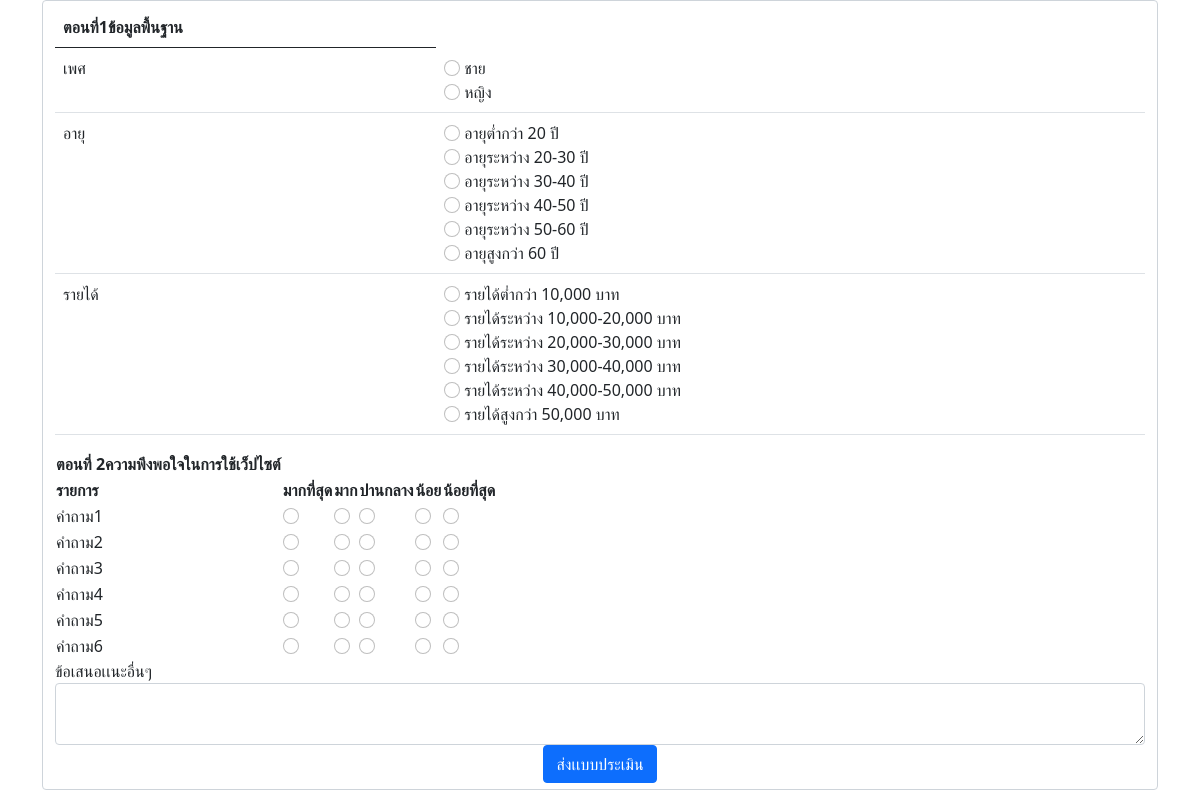
Page /testeva.php on the committed database.
### tables this page shows
CREATE TABLE `tb_question` (
  `id_question` int(11) NOT NULL,
  `question` varchar(50) NOT NULL
);

### testeva.php (the view, shortened to what this page needs)
<!DOCTYPE html>
<html lang="en">
<head>
    <?php include "head.php"; ?>
</head>
<body>
    <div class="container">
        <form class="form-control" method="post" action="testsave.php">
            <table class="table">
                <thead>
                    <tr>
                        <th scope="col"><b>ตอนที่1</b>ข้อมูลพื้นฐาน</th>
                    </tr>
                </thead>
                <tbody>
                    <tr>
                        <td>เพศ</td>
                        <td>
                            <div class="form-group">
                                <input class="form-check-input" type="radio" name="rdo_gender" value="ชาย" required>
                                <label class="form-check-label">ชาย</label>
                            </div>
                            <div class="form-group">
                                <input class="form-check-input" type="radio" name="rdo_gender" value="หญิง" required>
                                <label class="form-check-label">หญิง</label>
                            </div>
                        </td>
                    </tr>
                    <tr>
                        <td>อายุ</td>
                        <td>
                            <label>
                                <input class="form-check-input" name="rdo_age" type="radio" value="อายุต่ำกว่า 20 ปี" required>
                                อายุต่ำกว่า 20 ปี</label>
                            <label>
                                <input class="form-check-input" name="rdo_age" type="radio" value="อายุระหว่าง 20-30 ปี" required>
                                อายุระหว่าง 20-30 ปี</label>
                            <label>
                                <input class="form-check-input" name="rdo_age" type="radio" value="อายุระหว่าง 30-40 ปี" required>
                                อายุระหว่าง 30-40 ปี</label>
                            <label>
                                <input class="form-check-input" name="rdo_age" type="radio" value="อายุระหว่าง 40-50 ปี" required>
                                อายุระหว่าง 40-50 ปี</label>
                            <label>
                                <input class="form-check-input" name="rdo_age" type="radio" value="อายุระหว่าง 50-60 ปี" required>
                                อายุระหว่าง 50-60 ปี</label>
                            <label>
                                <input class="form-check-input" name="rdo_age" type="radio" value=" อายุสูงกว่า 60 ปี" required>
                                อายุสูงกว่า 60 ปี</label>
                        </td>
                    </tr>
                    <tr>
                        <td>รายได้</td>
                        <td>
                            <label>
                                <input class="form-check-input" name="rdo_income" type="radio" value=" รายได้ต่ำกว่า 10,000 บาท" required>
                                รายได้ต่ำกว่า 10,000 บาท</label>
                            <label>
                                <input class="form-check-input" name="rdo_income" type="radio" value=" รายได้ระหว่าง 10,000-20,000 บาท" required>
                                รายได้ระหว่าง 10,000-20,000 บาท</label>
                            <label>
                                <input class="form-check-input" name="rdo_income" type="radio" value="รายได้ระหว่าง 20,000-30,000 บาท" required>
                                รายได้ระหว่าง 20,000-30,000 บาท</label>
                            <label>
                                <input class="form-check-input" name="rdo_income" type="radio" value="รายได้ระหว่าง 30,000-40,000 บาท" required>
                                รายได้ระหว่าง 30,000-40,000 บาท</label>
                            <label>
                                <input class="form-check-input" name="rdo_income" type="radio" value=" รายได้ระหว่าง 40,000-50,000 บาท" required>
                                รายได้ระหว่าง 40,000-50,000 บาท</label>
                            <label>
                                <input class="form-check-input" name="rdo_income" type="radio" value=" รายได้สูงกว่า 50,000 บาท" required>
                                รายได้สูงกว่า 50,000 บาท</label>
                        </td>
                    </tr>
                </tbody>
            </table>
            <table>
                <thead>
                    <tr>
                        <th scope="col"><b>ตอนที่ 2</b>ความพึงพอใจในการใช้เว็ปไซต์</th>
                    </tr>
                    <tr>
                        <th scope="col">รายการ</th>
                        <th scope="col">มากที่สุด</th>
                        <th scope="col">มาก</th>
                        <th scope="col">ปานกลาง</th>
                        <th scope="col">น้อย</th>
                        <th scope="col">น้อยที่สุด</th>
                    </tr>
                </thead>
                <tbody>
                    <?php
                    include "connect.php";
                    $sql = "SELECT * FROM tb_question";
                    $result = mysqli_query($connect,$sql);
                    $i = 1;
                    while($row = mysqli_fetch_array($result)){
                        $name = $row['question'];
                    ?>
                    <tr>
                        <td><?php echo $name; ?></td>
                        <td><input class="form-check-input" name="radioNo<?php echo $i; ?>" id="radioNo<?php echo $i; ?>_1" type="radio" value="5" required></td>
                        <td><input class="form-check-input" name="radioNo<?php echo $i; ?>" id="radioNo<?php echo $i; ?>_2" type="radio" value="4" required></td>
                        <td><input class="form-check-input" name="radioNo<?php echo $i; ?>" id="radioNo<?php echo $i; ?>_3" type="radio" value="3" required></td>
                        <td><input class="form-check-input" name="radioNo<?php echo $i; ?>" id="radioNo<?php echo $i; ?>_4" type="radio" value="2" required></td>
                        <td><input class="form-check-input" name="radioNo<?php echo $i; ?>" id="radioNo<?php echo $i; ?>_5" type="radio" value="1" required></td>
                    </tr>
                    <?php $i++;} ?>
                </tbody>
            </table>
            <div class="form-group">
                <label>ข้อเสนอเเนะอื่นๆ</label>
                <textarea class="form-control" name="rdo_status" type="text" palceholder="ข้อเสนอเเนะอื่นๆ" required></textarea>
            </div>
            <center><input class="btn btn-primary"  type="submit" value="ส่งเเบบประเมิน"></center>
        </form>
    </div>
</body>
</html>

### rows in the picture
tb_question: question "คำถาม1"
tb_question: question "คำถาม2"
tb_question: question "คำถาม3"
tb_question: question "คำถาม4"
tb_question: question "คำถาม5"
tb_question: question "คำถาม6"
